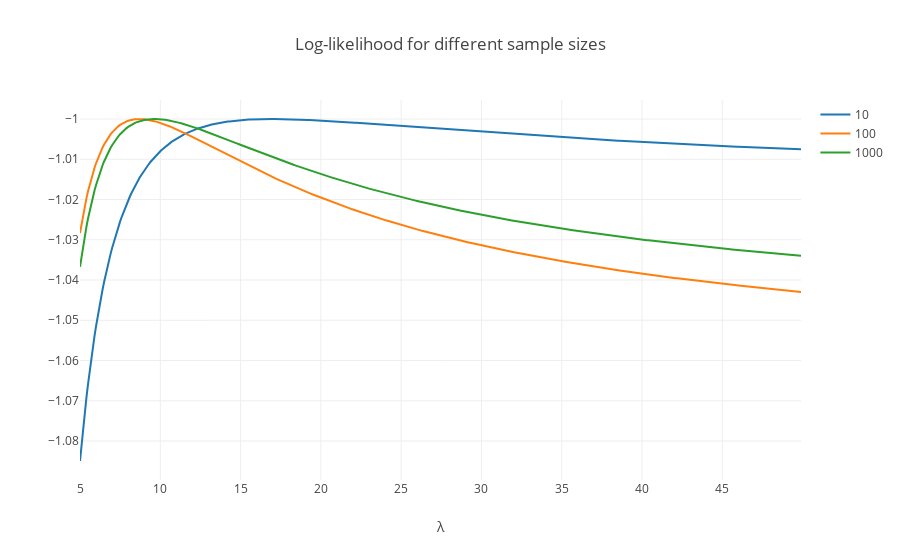

Here is the notebook cell this chart was saved with:
### Markdown cell above
## 3. Statistical inference & maximum likelihood


The log likelihood function is
\begin{equation}
\mathcal{L} =-\dfrac{\sum_{i=1}^{N} x_{i}}{\lambda}-N\log(Z(\lambda))
\end{equation}
Setting its first derivative in $\lambda$ to 0 we obtain the following relation for the ML estimator $\lambda^{*}$

\begin{equation}
\dfrac{\sum_{i=1}^{N} x_{i}}{\lambda^{*2}}-N\dfrac{Z'(\lambda^{*})}{Z(\lambda^{*})}=0
\end{equation}
which can be recast in the form:
\begin{equation}
\lambda^{*} +\dfrac{  e^{-1/\lambda^{*}}  -20 e^{-20/\lambda^{*}} }     {e^{-1/\lambda^{*}} - e^{-20/\lambda^{*}} }     =\dfrac{\sum_{i=1}^{N} x_{i}}{N}
\end{equation}

lets call call for simplicity $a^{*}(\lambda^{*})$ this quantity.

$a^{*}$ is itself an estimator being, a function from the sample data to the space of parameters, more precisely, to an injective mapping of the space parameter through $a^{*}(\lambda^{*})$ (being $da^{*}/d\lambda^{*}$ always positive).

Let's consider the expectation value of $a^{*}$ taken over the probabilty distribution $p_{\lambda}(x)$:
\begin{equation}
E_{\lambda}(a^{*})=E_{\lambda}\left(\dfrac{\sum_{i=1}^{N} x_{i}}{N}\right)=\dfrac{\sum_{i=1}^{N} E_{\lambda}(x_{i})}{N}= E_{\lambda}(x)\doteq\mu(\lambda)
\end{equation}
and this means that $a^{*}$ is and unbiased estimator of the mean of the distribution $\mu(\lambda)$. But the mean itself can be computed to be:

\begin{equation}
\mu(\lambda)=\lambda +\dfrac{  e^{1/\lambda}  -20 e^{20/\lambda} }     {e^{1/\lambda} - e^{20/\lambda} }
\end{equation}

We see that $\mu(\lambda)$ and $a^{*}(\lambda^{*})$ have the same functional dependence on their argument, let's call this common function $m$. 
Due to the fact that  $m(\cdot)$ is injective, saying that $m(\lambda^{*})$ is an unbiased estimator of $m(\lambda)$ is equivalent to say that $\lambda^{*}$ is an unbiased estimator of $\lambda$.

### Code cell
def sample_exp(lambd, N=1):
    """Sample from the truncated exponential distribution."""
    return -lambd*np.log(np.random.uniform(np.exp(-20/lambd), np.exp(-1/lambd), N))


def pdf_exp(lambd, x):
    """Probability Density Function of the truncated exponential."""
    return np.exp(-x/lambd) / (lambd*(np.exp(-1/lambd) - np.exp(-20/lambd)))


def log_likelihood(lambd, sample, sign=1.0):
    """Calculate the log-likelihood given a sample and lambda."""
    return sign * np.sum(np.log(pdf_exp(lambd, sample)))


lambda_true = 10.
Ns = [10, 100, 1000]

samples = [sample_exp(lambda_true, N) for N in Ns]
lambdas = np.arange(5, 50, 0.1)

data = []

for s in samples:
    lh = [log_likelihood(l, s) for l in lambdas]
    i_max = np.argmax(lh)

    data.append(Scatter(
        x = lambdas,
        y = lh / np.abs(lh[i_max]),
        name = len(s)
    ))

lyt = Layout(
    title="Log-likelihood for different sample sizes",
    xaxis=dict(title="λ")
) 
py.iplot(Figure(data=data, layout=lyt) )

### Figure 1 — Plotly figure (JSON) as saved in the notebook; plotly's stock layout.template omitted (floating-point values rounded to 4 significant figures; data arrays with more than 128 entries replaced by an {"elided": "..."} marker saying what was removed)
{"data": [{"name": 10, "type": "scatter", "x": {"elided": "450 float values"}, "y": {"elided": "450 float values"}}, {"name": 100, "type": "scatter", "x": {"elided": "450 float values"}, "y": {"elided": "450 float values"}}, {"name": 1000, "type": "scatter", "x": {"elided": "450 float values"}, "y": {"elided": "450 float values"}}], "layout": {"title": "Log-likelihood for different sample sizes", "xaxis": {"title": "λ"}}}
